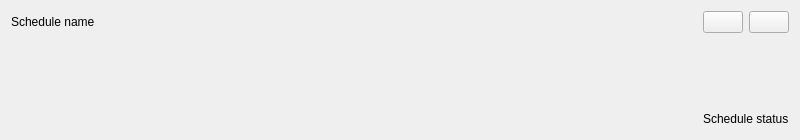
<?xml version="1.0" encoding="UTF-8"?>
<ui version="4.0">
 <class>ScheduleItem</class>
 <widget class="QWidget" name="ScheduleItem">
  <property name="geometry">
   <rect>
    <x>0</x>
    <y>0</y>
    <width>800</width>
    <height>140</height>
   </rect>
  </property>
  <property name="sizePolicy">
   <sizepolicy hsizetype="Expanding" vsizetype="Preferred">
    <horstretch>0</horstretch>
    <verstretch>0</verstretch>
   </sizepolicy>
  </property>
  <property name="windowTitle">
   <string>Form</string>
  </property>
  <layout class="QVBoxLayout" name="verticalLayout">
   <item>
    <layout class="QHBoxLayout" name="scheduleItemHeader">
     <item>
      <widget class="QLabel" name="scheduleName">
       <property name="text">
        <string>Schedule name</string>
       </property>
      </widget>
     </item>
     <item>
      <spacer name="scheduleItemHeaderSpacer">
       <property name="orientation">
        <enum>Qt::Orientation::Horizontal</enum>
       </property>
       <property name="sizeHint" stdset="0">
        <size>
         <width>40</width>
         <height>20</height>
        </size>
       </property>
      </spacer>
     </item>
     <item>
      <widget class="QPushButton" name="deleteScheduleButton">
       <property name="sizePolicy">
        <sizepolicy hsizetype="Preferred" vsizetype="Preferred">
         <horstretch>0</horstretch>
         <verstretch>0</verstretch>
        </sizepolicy>
       </property>
       <property name="text">
        <string/>
       </property>
       <property name="icon">
        <iconset resource="../../../../build/src/gui/.qt/rcc/gui.qrc">
         <normaloff>:/gui/delete.svg</normaloff>:/gui/delete.svg</iconset>
       </property>
       <property name="iconSize">
        <size>
         <width>32</width>
         <height>32</height>
        </size>
       </property>
      </widget>
     </item>
     <item>
      <widget class="QPushButton" name="editScheduleButton">
       <property name="text">
        <string/>
       </property>
       <property name="icon">
        <iconset resource="../../../../build/src/gui/.qt/rcc/gui.qrc">
         <normaloff>:/gui/edit.svg</normaloff>:/gui/edit.svg</iconset>
       </property>
       <property name="iconSize">
        <size>
         <width>32</width>
         <height>32</height>
        </size>
       </property>
      </widget>
     </item>
    </layout>
   </item>
   <item>
    <spacer name="scheduleItemSpacer">
     <property name="orientation">
      <enum>Qt::Orientation::Vertical</enum>
     </property>
     <property name="sizeHint" stdset="0">
      <size>
       <width>20</width>
       <height>40</height>
      </size>
     </property>
    </spacer>
   </item>
   <item>
    <layout class="QHBoxLayout" name="sheduleItemFooter">
     <item>
      <widget class="ApplicationShortList" name="applicationList" native="true"/>
     </item>
     <item>
      <spacer name="scheduleItemFooterSpacer">
       <property name="orientation">
        <enum>Qt::Orientation::Horizontal</enum>
       </property>
       <property name="sizeHint" stdset="0">
        <size>
         <width>40</width>
         <height>20</height>
        </size>
       </property>
      </spacer>
     </item>
     <item>
      <widget class="QLabel" name="scheduleStatus">
       <property name="text">
        <string>Schedule status</string>
       </property>
      </widget>
     </item>
    </layout>
   </item>
  </layout>
 </widget>
 <customwidgets>
  <customwidget>
   <class>ApplicationShortList</class>
   <extends>QWidget</extends>
   <header>applicationshortlist.h</header>
   <container>1</container>
  </customwidget>
 </customwidgets>
 <resources>
  <include location="../../../../build/src/gui/.qt/rcc/gui.qrc"/>
 </resources>
 <connections/>
</ui>
